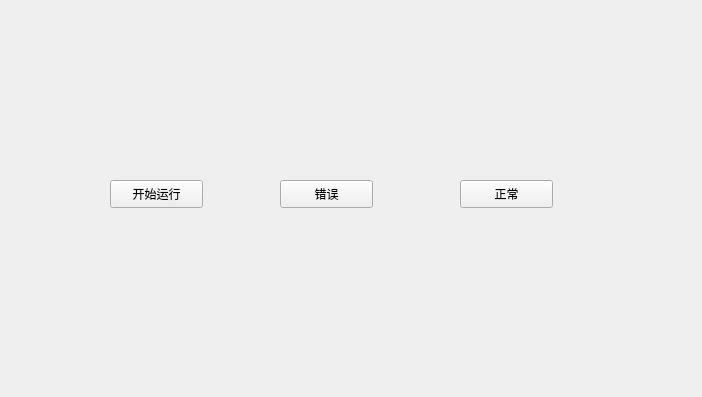
<?xml version="1.0" encoding="UTF-8"?>
<ui version="4.0">
 <class>DeviceConsole</class>
 <widget class="QWidget" name="DeviceConsole">
  <property name="geometry">
   <rect>
    <x>0</x>
    <y>0</y>
    <width>702</width>
    <height>397</height>
   </rect>
  </property>
  <property name="windowTitle">
   <string>Form</string>
  </property>
  <widget class="QPushButton" name="start">
   <property name="geometry">
    <rect>
     <x>110</x>
     <y>180</y>
     <width>93</width>
     <height>28</height>
    </rect>
   </property>
   <property name="text">
    <string>开始运行</string>
   </property>
  </widget>
  <widget class="QPushButton" name="error">
   <property name="geometry">
    <rect>
     <x>280</x>
     <y>180</y>
     <width>93</width>
     <height>28</height>
    </rect>
   </property>
   <property name="text">
    <string>错误</string>
   </property>
  </widget>
  <widget class="QPushButton" name="normal">
   <property name="geometry">
    <rect>
     <x>460</x>
     <y>180</y>
     <width>93</width>
     <height>28</height>
    </rect>
   </property>
   <property name="text">
    <string>正常</string>
   </property>
  </widget>
 </widget>
 <resources/>
 <connections/>
</ui>
